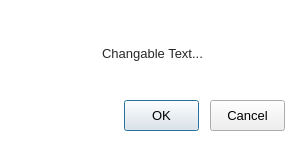
<?xml version="1.0" encoding="UTF-8"?>
<ui version="4.0">
 <class>Dialog</class>
 <widget class="QDialog" name="Dialog">
  <property name="windowModality">
   <enum>Qt::NonModal</enum>
  </property>
  <property name="geometry">
   <rect>
    <x>0</x>
    <y>0</y>
    <width>300</width>
    <height>150</height>
   </rect>
  </property>
  <property name="font">
   <font>
    <family>Arial</family>
    <pointsize>10</pointsize>
   </font>
  </property>
  <property name="windowTitle">
   <string>Dialog</string>
  </property>
  <property name="windowIcon">
   <iconset>
    <normaloff>../main_icon/icon.ico</normaloff>../main_icon/icon.ico</iconset>
  </property>
  <property name="styleSheet">
   <string notr="true">QDialog{
	background-color:white;
}
QLabel{
	color:#292828;
	margin-bottom:5;
}</string>
  </property>
  <widget class="QPushButton" name="ok">
   <property name="enabled">
    <bool>true</bool>
   </property>
   <property name="geometry">
    <rect>
     <x>124</x>
     <y>100</y>
     <width>75</width>
     <height>31</height>
    </rect>
   </property>
   <property name="font">
    <font>
     <family>Arial</family>
     <pointsize>10</pointsize>
    </font>
   </property>
   <property name="cursor">
    <cursorShape>PointingHandCursor</cursorShape>
   </property>
   <property name="acceptDrops">
    <bool>false</bool>
   </property>
   <property name="autoFillBackground">
    <bool>false</bool>
   </property>
   <property name="styleSheet">
    <string notr="true">QPushButton{
	outline:none;
	margin:5;
	color:white;
	background-color:#292828;
	border-radius:10;
	border-style:outset;
}
QPushButton:pressed{
	margin:5;
	color:#292828;
	background-color:white;
	border-style:inset;
	border-color:#292828;
	border-width:1;
}&lt;?xml version=&quot;1.0&quot; encoding=&quot;UTF-8&quot;?&gt;
&lt;ui version=&quot;4.0&quot;&gt;
 &lt;widget name=&quot;__qt_fake_top_level&quot;&gt;
  &lt;widget class=&quot;QPushButton&quot; name=&quot;pushButton&quot;&gt;
   &lt;property name=&quot;geometry&quot;&gt;
    &lt;rect&gt;
     &lt;x&gt;530&lt;/x&gt;
     &lt;y&gt;370&lt;/y&gt;
     &lt;width&gt;75&lt;/width&gt;
     &lt;height&gt;31&lt;/height&gt;
    &lt;/rect&gt;
   &lt;/property&gt;
   &lt;property name=&quot;styleSheet&quot;&gt;
    &lt;string notr=&quot;true&quot;&gt;QPushButton#pushButton{
	margin:5;
	color:white;
	background-color:#292828;
	border-radius:10;
	border-style:outset;
}
QPushButton#pushButton:pressed{
	margin:5;
	background-color:black;
	border-style:inset;
}&lt;/string&gt;
   &lt;/property&gt;
   &lt;property name=&quot;text&quot;&gt;
    &lt;string&gt;Log In&lt;/string&gt;
   &lt;/property&gt;
  &lt;/widget&gt;
 &lt;/widget&gt;
 &lt;resources/&gt;
&lt;/ui&gt;
</string>
   </property>
   <property name="text">
    <string>OK</string>
   </property>
   <property name="checkable">
    <bool>false</bool>
   </property>
   <property name="checked">
    <bool>false</bool>
   </property>
   <property name="autoExclusive">
    <bool>false</bool>
   </property>
   <property name="default">
    <bool>false</bool>
   </property>
  </widget>
  <widget class="QPushButton" name="cancel">
   <property name="geometry">
    <rect>
     <x>210</x>
     <y>100</y>
     <width>75</width>
     <height>31</height>
    </rect>
   </property>
   <property name="font">
    <font>
     <family>Arial</family>
     <pointsize>10</pointsize>
    </font>
   </property>
   <property name="cursor">
    <cursorShape>PointingHandCursor</cursorShape>
   </property>
   <property name="styleSheet">
    <string notr="true">QPushButton{
	outline:none;
	margin:5;
	color:white;
	background-color:#292828;
	border-radius:10;
	border-style:outset;
}
QPushButton:pressed{
	margin:5;
	color:#292828;
	background-color:white;
	border-style:inset;
	border-color:#292828;
	border-width:1;
}&lt;?xml version=&quot;1.0&quot; encoding=&quot;UTF-8&quot;?&gt;
&lt;ui version=&quot;4.0&quot;&gt;
 &lt;widget name=&quot;__qt_fake_top_level&quot;&gt;
  &lt;widget class=&quot;QPushButton&quot; name=&quot;pushButton&quot;&gt;
   &lt;property name=&quot;geometry&quot;&gt;
    &lt;rect&gt;
     &lt;x&gt;530&lt;/x&gt;
     &lt;y&gt;370&lt;/y&gt;
     &lt;width&gt;75&lt;/width&gt;
     &lt;height&gt;31&lt;/height&gt;
    &lt;/rect&gt;
   &lt;/property&gt;
   &lt;property name=&quot;styleSheet&quot;&gt;
    &lt;string notr=&quot;true&quot;&gt;QPushButton#pushButton{
	margin:5;
	color:white;
	background-color:#292828;
	border-radius:10;
	border-style:outset;
}
QPushButton#pushButton:pressed{
	margin:5;
	background-color:black;
	border-style:inset;
}&lt;/string&gt;
   &lt;/property&gt;
   &lt;property name=&quot;text&quot;&gt;
    &lt;string&gt;Log In&lt;/string&gt;
   &lt;/property&gt;
  &lt;/widget&gt;
 &lt;/widget&gt;
 &lt;resources/&gt;
&lt;/ui&gt;
</string>
   </property>
   <property name="text">
    <string>Cancel</string>
   </property>
  </widget>
  <widget class="QLabel" name="text">
   <property name="geometry">
    <rect>
     <x>20</x>
     <y>30</y>
     <width>265</width>
     <height>51</height>
    </rect>
   </property>
   <property name="text">
    <string>Changable Text...</string>
   </property>
   <property name="alignment">
    <set>Qt::AlignCenter</set>
   </property>
  </widget>
 </widget>
 <resources/>
 <connections/>
</ui>
